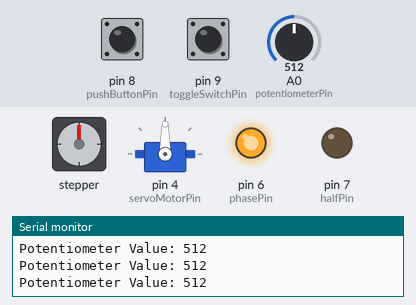
Bench run of a sketch on a simulated Arduino Uno, built with avr-gcc and run on an emulated ATmega328P. On the bench: stepper motor, servo, output pins drawn as LEDs (lit = HIGH), the last lines printed to the serial monitor. Wiring (inferred from the names in the program): stepper motor driver (200 steps per turn assumed): step pin 12; direction pin 13. The test bench sets the inputs (shaded band); at power-on: pin 8 (pushButtonPin) HIGH, A0 (potentiometerPin) = 512, pin 9 (toggleSwitchPin) HIGH. Pins used as bus, display or sensor lines are not drawn.

Above: at 1.7 s.
1.8 s: pin 8 (pushButtonPin) pulled LOW for 1 s
At 3.5 s:
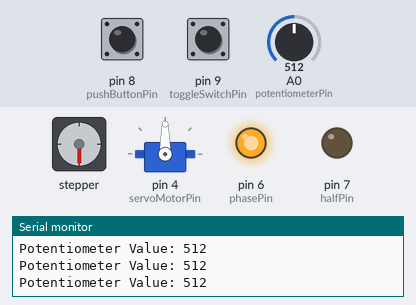
4.3 s: A0 (potentiometerPin) set to 104
At 4.8 s:
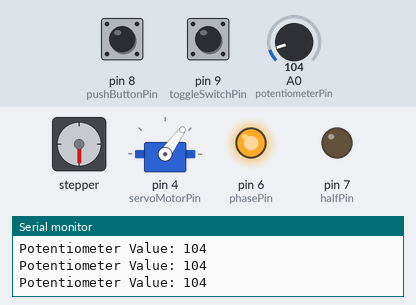
5.8 s: A0 (potentiometerPin) set to 93
At 6.6 s:
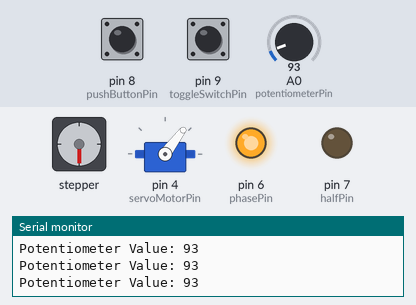
8.8 s: A0 (potentiometerPin) set to 1023
At 9.6 s:
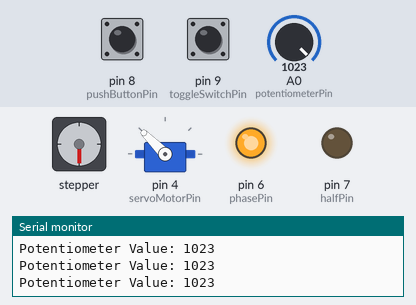
10.3 s: A0 (potentiometerPin) set to 716
At 11.5 s:
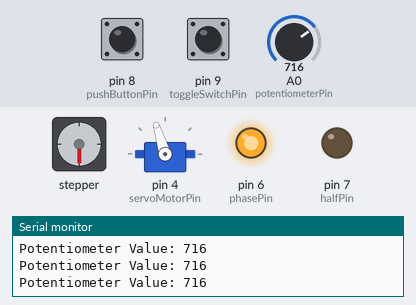
11.8 s: A0 (potentiometerPin) set to 306
At 12.1 s:
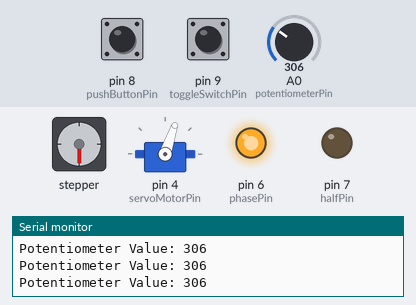
Timing chart, 0 to 14.3 s (numbered marks = the images above; inputs shaded):
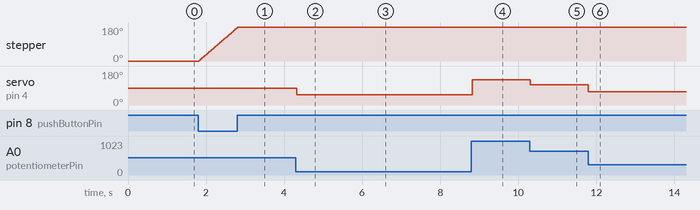

The sketch:

ex_2-1_v1.1.ino
```cpp
#include <Servo.h>
#include "UCN5804.h"

// Pins
const int pushButtonPin = 8;
const int potentiometerPin = A0;
const int toggleSwitchPin = 9;
const int servoMotorPin = 4;
const int dirPin = 13;
const int stepPin = 12;
const int halfPin = 7;
const int phasePin = 6;

// Stepper
#define motorSteps 200 // Number of steps per revolution for the stepper motor
UCN5804 stepperMotor(motorSteps, dirPin, stepPin, halfPin, phasePin);

// Servo
Servo servoMotor;

// Variables
int servoPosition = 90; // Initial servo position
bool isServoInPosition = false;

void setup() {
  pinMode(pushButtonPin, INPUT_PULLUP);
  pinMode(toggleSwitchPin, INPUT_PULLUP);
  servoMotor.attach(servoMotorPin);
  stepperMotor.setSpeed(60); // Set the stepper motor speed

  // Move the servo to the initial position
  servoMotor.write(servoPosition);
  delay(500);

  // Start serial communication
  Serial.begin(9600);
}

void loop() {
  // Read potentiometer value to control servo position
  int potValue = analogRead(potentiometerPin);
  servoPosition = map(potValue, 0, 1023, 45, 135);
  servoMotor.write(servoPosition);

  // Read toggle switch state for motor direction
  int toggleSwitchState = digitalRead(toggleSwitchPin);

  // Read push button state
  int pushButtonState = digitalRead(pushButtonPin);

  // Check if the servo is in the desired position
  isServoInPosition = (servoPosition >= 80 && servoPosition <= 100);

  // If the button is pressed, the servo is in position, and the toggle switch is HIGH, activate the stepper motor
  if (pushButtonState == LOW && isServoInPosition && toggleSwitchState == HIGH) {
    stepperMotor.step(10); // Step forward 10 steps
  } else if (pushButtonState == LOW && isServoInPosition && toggleSwitchState == LOW) {
    stepperMotor.step(-10); // Step backward 10 steps
  } else {
    // Stepper motor should stop; the library handles this by not stepping further
  }

  // Print potentiometer value to Serial Monitor
  Serial.print("Potentiometer Value: ");
  Serial.println(potValue);
}
```

UCN5804.cpp
```cpp
/*
  UCN5804.cpp - Library for Stepper Driver
  Pins (numbered anti-clockwise from upper left):
  1: OUTPUT_B
  2: K_BD
  3: OUTPUT_D
  4: GND
  5: GND
  6: OUTPUT_C
  7: K_AC
  8: OUTPUT_A
  9: ONE-PHASE
  10: HALF-STEP
  11: STEP INPUT
  12: GND
  13: GND
  14: DIRECTIOn
  15: OUTPUT ENABLE
  16: SUPPLY
  Created by Lim Zhen Yi
*/

#include "Arduino.h"
#include "UCN5804.h"

/******************************************************************************
   Constructors
 ******************************************************************************/

UCN5804::UCN5804(int numberOfSteps, int dirPin, int stepPin, int halfPin, int phasePin)
{
  this->_dirPin = dirPin;
  this->_stepPin = stepPin;
  this->_halfPin = halfPin;
  this->_phasePin = phasePin;

  pinMode(_dirPin, OUTPUT);
  pinMode(_stepPin, OUTPUT);
  pinMode(_halfPin, OUTPUT);
  pinMode(_phasePin, OUTPUT);

  this->setMode(1);
  this->setSpeed(0);

  this->_numberOfSteps = numberOfSteps * 2;
}

/******************************************************************************
   User API
 ******************************************************************************/
/*
  Sets the speed in revs per minute, time delay for full steps

*/
void UCN5804::setSpeed(long whatSpeed)
{
  if (whatSpeed == 0) //prevent division by 0
  {
    whatSpeed = 1;
  }
  this->_stepDelay = 60L * 1000L * 1000L * 2 / this->_numberOfSteps / whatSpeed;
}

/*
  Sets the mode of operation: 1-Single Phase Full Step, 2-Two Phase Full Step, 3-Half Step

*/
void UCN5804::setMode(int mode)
{
  switch (mode) {
    case 1:	 // wave-drive sequence
      digitalWrite(_halfPin, LOW);
      digitalWrite(_phasePin, HIGH);
      this->_mode = 1;
      break;
    case 2:    // two-phase drive sequence
      digitalWrite(_halfPin, LOW);
      digitalWrite(_phasePin, LOW);
      this->_mode = 2;
      break;
    case 3:    // half-step drive sequence
      // Student needs to complete this part
      break;
  }
}

/*
  Moves the motor steps_to_move steps.  If the number is negative,
   the motor moves in the reverse direction.
*/
void UCN5804::step(int steps_to_move)
{
  if (steps_to_move > 0) {
    digitalWrite(_dirPin, HIGH);
    delayMicroseconds(tA);
    this->_direction = 1;
  }
  if (steps_to_move < 0) {
    digitalWrite(_dirPin, LOW);
    delayMicroseconds(tA);
    this->_direction = 0;
  }

  steps_to_move = abs(steps_to_move);

  //Serial.println("Stepping in Progress...");
  for (int i = 0; i < steps_to_move; i++)
  {
    //Serial.print("Step Number: ");
    //Serial.println(i);
    digitalWrite(_stepPin, LOW);
    delayMicroseconds(tC * 2);
    digitalWrite(_stepPin, HIGH);   // Sets step pin back to high in preparation for next step
    // Determines the time between each step to determine speed of stepping
    if (this->_mode == 3) {
      delayMicroseconds(_stepDelay);  		// If half-step is being used, use the calculated delay.
    } else {
      delayMicroseconds(_stepDelay * 2);		// Otherwise, delay needs to be twice as long to keep the same speed.
    }
  }
}
```

UCN5804.h
```cpp
/*
  UCN5804.h - Library for Stepper Driver
  Pins (numbered anti-clockwise from upper left):
  1: OUTPUT_B
  2: K_BD
  3: OUTPUT_D
  4: GND
  5: GND
  6: OUTPUT_C
  7: K_AC
  8: OUTPUT_A
  9: ONE-PHASE
  10: HALF-STEP
  11: STEP INPUT
  12: GND
  13: GND
  14: DIRECTIOn
  15: OUTPUT ENABLE
  16: SUPPLY
  Created by Lim Zhen Yi
*/

#ifndef UCN5804_h
#define UCN5804_h

#define tA          1           //micro, min data set up time
#define tB          1           //micro, min data hold time
#define tC          3           //micro, min step input pulse width

class UCN5804
{
  private:
    int _mode;
    int _direction;
    int _stepDelay;
    int _numberOfSteps;
  protected:
    int _dirPin;
    int _stepPin;
    int _halfPin;
    int _phasePin;
  public:
    UCN5804(int, int, int, int, int);
    void setMode(int);
    void setSpeed(long);
    void step(int);
};

#endif
```

Measured:
- after the input at 1.8 s, stepper: turns 180° clockwise in 1.0 s, starting at once
- after the input at 4.3 s, servo on pin 4 (servoMotorPin): 90° → 54° at once
- after the input at 5.8 s, servo on pin 4 (servoMotorPin): 54° → 53° at once
- after the input at 8.8 s, servo on pin 4 (servoMotorPin): 53° → 135° at once
- after the input at 10.3 s, servo on pin 4 (servoMotorPin): 135° → 107° at once
- after the input at 11.8 s, servo on pin 4 (servoMotorPin): 107° → 71° at once
